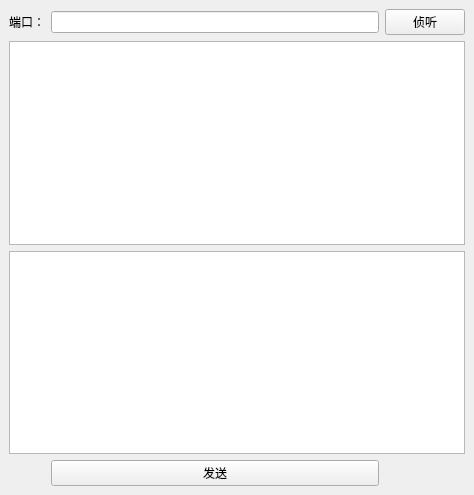
<?xml version="1.0" encoding="UTF-8"?>
<ui version="4.0">
 <class>server</class>
 <widget class="QMainWindow" name="server">
  <property name="geometry">
   <rect>
    <x>0</x>
    <y>0</y>
    <width>474</width>
    <height>495</height>
   </rect>
  </property>
  <property name="windowTitle">
   <string>server</string>
  </property>
  <widget class="QWidget" name="centralwidget">
   <layout class="QGridLayout" name="gridLayout">
    <item row="0" column="0">
     <widget class="QLabel" name="label">
      <property name="text">
       <string>端口：</string>
      </property>
     </widget>
    </item>
    <item row="0" column="1">
     <widget class="QLineEdit" name="lineEdit"/>
    </item>
    <item row="3" column="1">
     <widget class="QPushButton" name="pushButton_2">
      <property name="text">
       <string>发送</string>
      </property>
     </widget>
    </item>
    <item row="0" column="2">
     <widget class="QPushButton" name="pushButton">
      <property name="text">
       <string>侦听</string>
      </property>
     </widget>
    </item>
    <item row="2" column="0" colspan="3">
     <widget class="QTextEdit" name="textEdit_2"/>
    </item>
    <item row="1" column="0" colspan="3">
     <widget class="QTextEdit" name="textEdit"/>
    </item>
   </layout>
  </widget>
 </widget>
 <resources/>
 <connections/>
</ui>
